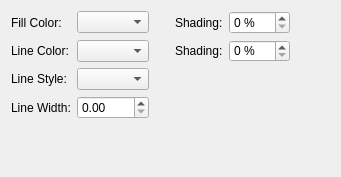
     <widget class="QWidget" name="tabWidgetPage2">
      <attribute name="title">
       <string>Shapes</string>
      </attribute>
      <layout class="QFormLayout" name="formLayout">
       <item row="1" column="0">
        <spacer name="verticalSpacer_8">
         <property name="orientation">
          <enum>Qt::Vertical</enum>
         </property>
         <property name="sizeHint" stdset="0">
          <size>
           <width>20</width>
           <height>40</height>
          </size>
         </property>
        </spacer>
       </item>
       <item row="0" column="0" colspan="2">
        <layout class="QGridLayout" name="gridLayout_9">
         <item row="0" column="3">
          <widget class="QLabel" name="shapeFillColorShadingLabel">
           <property name="text">
            <string>Shading:</string>
           </property>
          </widget>
         </item>
         <item row="1" column="0">
          <widget class="QLabel" name="shapeLineColorLabel">
           <property name="text">
            <string>Line Color:</string>
           </property>
          </widget>
         </item>
         <item row="0" column="4">
          <widget class="QSpinBox" name="shapeFrameFillShadingSpinBox">
           <property name="suffix">
            <string> %</string>
           </property>
           <property name="maximum">
            <number>100</number>
           </property>
          </widget>
         </item>
         <item row="2" column="0">
          <widget class="QLabel" name="shapeLineStyleLabel">
           <property name="text">
            <string>Line Style:</string>
           </property>
          </widget>
         </item>
         <item row="3" column="0">
          <widget class="QLabel" name="shapeLineWidthLabel">
           <property name="text">
            <string>Line Width:</string>
           </property>
          </widget>
         </item>
         <item row="1" column="3">
          <widget class="QLabel" name="shapeLineColorShadingLabel">
           <property name="sizePolicy">
            <sizepolicy hsizetype="Preferred" vsizetype="Preferred">
             <horstretch>0</horstretch>
             <verstretch>0</verstretch>
            </sizepolicy>
           </property>
           <property name="text">
            <string>Shading:</string>
           </property>
          </widget>
         </item>
         <item row="1" column="1">
          <widget class="ColorCombo" name="shapeFrameLineColorComboBox">
           <property name="sizePolicy">
            <sizepolicy hsizetype="MinimumExpanding" vsizetype="Fixed">
             <horstretch>0</horstretch>
             <verstretch>0</verstretch>
            </sizepolicy>
           </property>
          </widget>
         </item>
         <item row="1" column="4">
          <widget class="QSpinBox" name="shapeFrameLineShadingSpinBox">
           <property name="suffix">
            <string> %</string>
           </property>
           <property name="maximum">
            <number>100</number>
           </property>
          </widget>
         </item>
         <item row="0" column="2" rowspan="4">
          <spacer name="horizontalSpacer_5">
           <property name="orientation">
            <enum>Qt::Horizontal</enum>
           </property>
           <property name="sizeType">
            <enum>QSizePolicy::Fixed</enum>
           </property>
           <property name="sizeHint" stdset="0">
            <size>
             <width>20</width>
             <height>20</height>
            </size>
           </property>
          </spacer>
         </item>
         <item row="2" column="1">
          <widget class="LineCombo" name="shapeFrameLineStyleComboBox">
           <property name="sizePolicy">
            <sizepolicy hsizetype="MinimumExpanding" vsizetype="Fixed">
             <horstretch>0</horstretch>
             <verstretch>0</verstretch>
            </sizepolicy>
           </property>
          </widget>
         </item>
         <item row="0" column="1">
          <widget class="ColorCombo" name="shapeFrameFillColorComboBox">
           <property name="sizePolicy">
            <sizepolicy hsizetype="MinimumExpanding" vsizetype="Fixed">
             <horstretch>0</horstretch>
             <verstretch>0</verstretch>
            </sizepolicy>
           </property>
          </widget>
         </item>
         <item row="0" column="0">
          <widget class="QLabel" name="shapeFillColorLabel">
           <property name="text">
            <string>Fill Color:</string>
           </property>
          </widget>
         </item>
         <item row="3" column="1">
          <widget class="ScrSpinBox" name="shapeLineWidthSpinBox"/>
         </item>
         <item row="0" column="5">
          <spacer name="horizontalSpacer_6">
           <property name="orientation">
            <enum>Qt::Horizontal</enum>
           </property>
           <property name="sizeHint" stdset="0">
            <size>
             <width>40</width>
             <height>20</height>
            </size>
           </property>
          </spacer>
         </item>
        </layout>
       </item>
      </layout>
     </widget>
